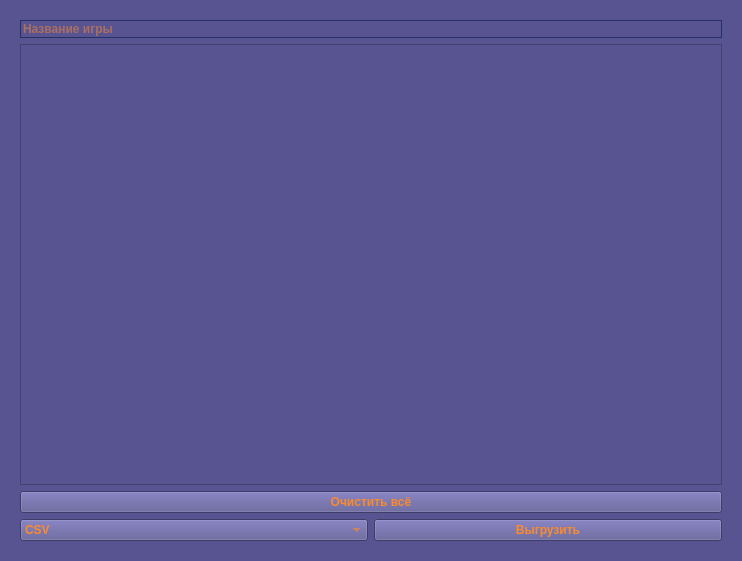
<?xml version="1.0" encoding="UTF-8"?>
<ui version="4.0">
 <class>Form</class>
 <widget class="QWidget" name="Form">
  <property name="geometry">
   <rect>
    <x>0</x>
    <y>0</y>
    <width>742</width>
    <height>561</height>
   </rect>
  </property>
  <property name="minimumSize">
   <size>
    <width>742</width>
    <height>0</height>
   </size>
  </property>
  <property name="maximumSize">
   <size>
    <width>742</width>
    <height>16777215</height>
   </size>
  </property>
  <property name="windowTitle">
   <string>Form</string>
  </property>
  <property name="styleSheet">
   <string notr="true">background:#585492;</string>
  </property>
  <layout class="QHBoxLayout" name="horizontalLayout">
   <item>
    <widget class="QWidget" name="widget" native="true">
     <property name="maximumSize">
      <size>
       <width>16777215</width>
       <height>16777215</height>
      </size>
     </property>
     <layout class="QVBoxLayout" name="verticalLayout_3">
      <item>
       <layout class="QVBoxLayout" name="verticalLayout_2">
        <item>
         <widget class="QLineEdit" name="searchEdit_2">
          <property name="font">
           <font>
            <family>Segoe UI</family>
            <pointsize>9</pointsize>
            <weight>75</weight>
            <bold>true</bold>
           </font>
          </property>
          <property name="styleSheet">
           <string notr="true">color: #FB8A2D;
border: 1px solid #253261;</string>
          </property>
          <property name="placeholderText">
           <string>Название игры</string>
          </property>
         </widget>
        </item>
        <item>
         <widget class="QTableWidget" name="tableWidget_2">
          <property name="maximumSize">
           <size>
            <width>16777215</width>
            <height>16777215</height>
           </size>
          </property>
          <property name="styleSheet">
           <string notr="true">QTableWidget {background-color: #253261; color: #FB8A2D; font-weight: bold}
QHeaderView::section { background: #253261; color: #FB8A2D; font-weight: bold };





</string>
          </property>
          <property name="editTriggers">
           <set>QAbstractItemView::AnyKeyPressed|QAbstractItemView::EditKeyPressed</set>
          </property>
         </widget>
        </item>
        <item>
         <widget class="QPushButton" name="clearBtn">
          <property name="font">
           <font>
            <family>Segoe UI</family>
            <pointsize>9</pointsize>
            <weight>75</weight>
            <bold>true</bold>
           </font>
          </property>
          <property name="styleSheet">
           <string notr="true">color: #FB8A2D;</string>
          </property>
          <property name="text">
           <string>Очистить всё</string>
          </property>
         </widget>
        </item>
        <item>
         <layout class="QHBoxLayout" name="horizontalLayout_3">
          <item>
           <widget class="QComboBox" name="changeBox">
            <property name="font">
             <font>
              <family>Segoe UI</family>
              <pointsize>9</pointsize>
              <weight>75</weight>
              <bold>true</bold>
             </font>
            </property>
            <property name="mouseTracking">
             <bool>false</bool>
            </property>
            <property name="autoFillBackground">
             <bool>false</bool>
            </property>
            <property name="styleSheet">
             <string notr="true">color: rgb(251, 138, 45);</string>
            </property>
            <property name="editable">
             <bool>false</bool>
            </property>
            <item>
             <property name="text">
              <string>CSV</string>
             </property>
            </item>
            <item>
             <property name="text">
              <string>EXCEL</string>
             </property>
            </item>
            <item>
             <property name="text">
              <string>TXT</string>
             </property>
            </item>
           </widget>
          </item>
          <item>
           <widget class="QPushButton" name="unloadBtn">
            <property name="font">
             <font>
              <family>Segoe UI</family>
              <pointsize>9</pointsize>
              <weight>75</weight>
              <bold>true</bold>
             </font>
            </property>
            <property name="styleSheet">
             <string notr="true">color: #FB8A2D;</string>
            </property>
            <property name="text">
             <string>Выгрузить</string>
            </property>
           </widget>
          </item>
         </layout>
        </item>
       </layout>
      </item>
     </layout>
    </widget>
   </item>
  </layout>
 </widget>
 <resources/>
 <connections/>
</ui>
